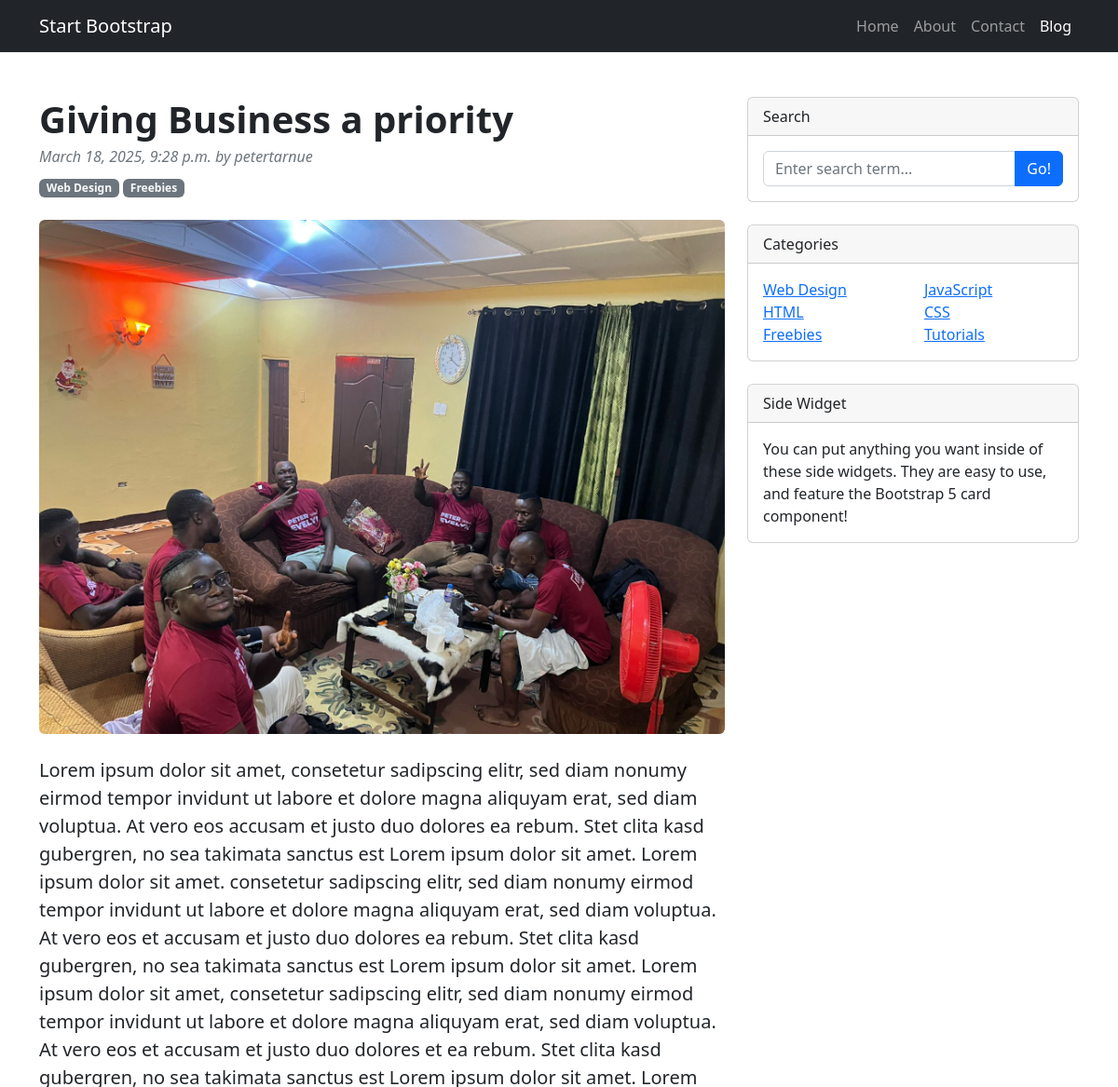
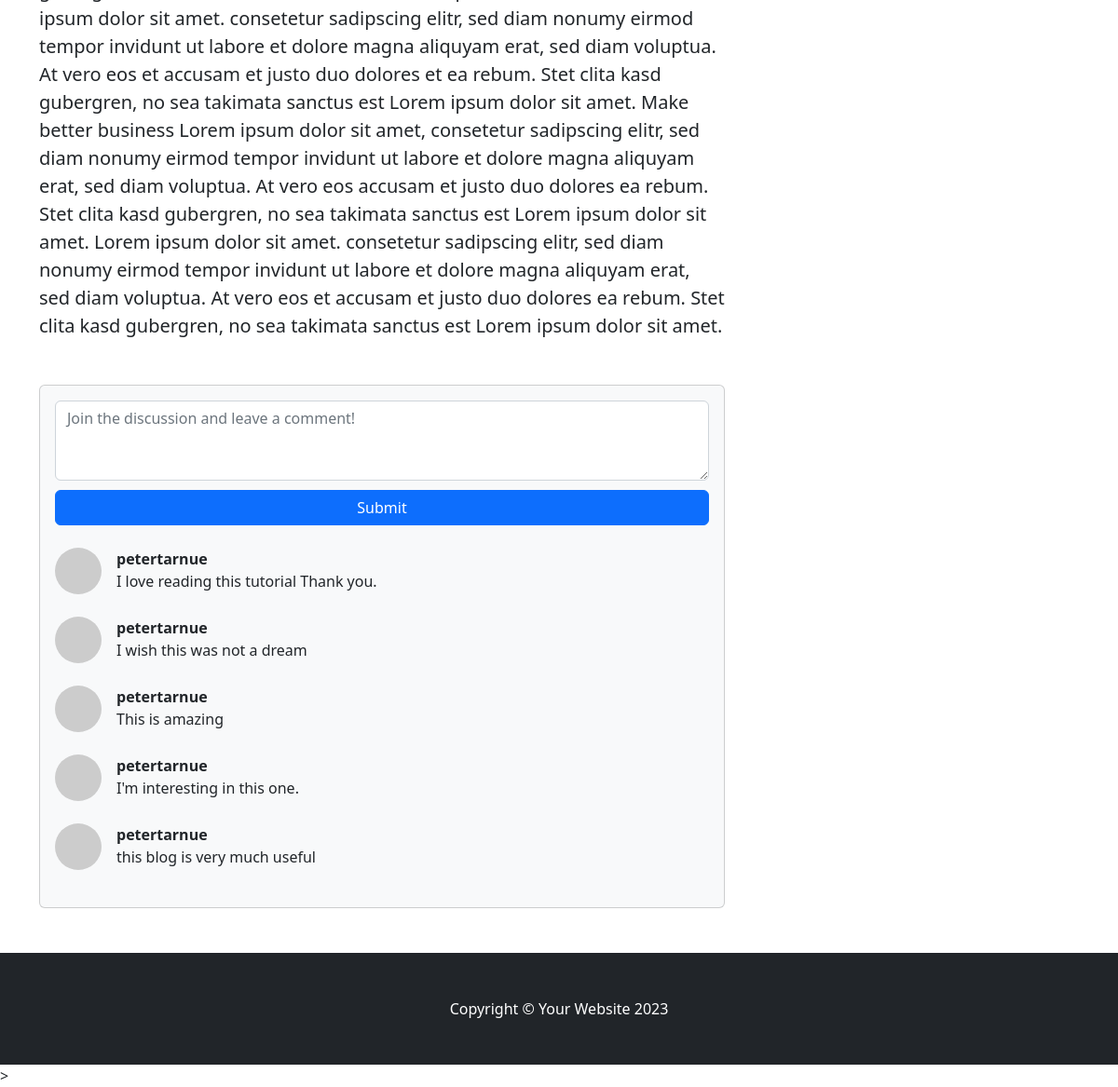
The page /read-detail/giving-business-a-priority/ (signed in) on the database its author committed (2 pictures, top to bottom).
### blockApp/models.py (models this page shows, shortened)
class Post(models.Model):
    title = models.CharField(max_length=200)
    body = models.TextField()
    date_created = models.DateTimeField(auto_now_add=True)
    updated_at = models.DateTimeField(auto_now=True)
    image = models.ImageField(upload_to='image')
    trending = models.BooleanField(default=False)
    writer = models.ForeignKey(User, on_delete=SET_NULL, null=True, blank=True)
    slug = models.SlugField(default='slug')

class Comment(models.Model):
    post = models.ForeignKey(Post, on_delete=models.CASCADE)
    body = models.TextField()

### blockApp/views.py (the view)
# urls.py: path('read-detail/<str:slug>/', views.read_detail, name='read-detail'),
def read_detail(request, slug):
    post = Post.objects.get(slug=slug)
    comments = post.comment_set.all()
    form = CommentForm()
    new_comment = None
    if request.method == "POST":
        form = CommentForm(request.POST)
        new_comment = form.save(commit=False)
        new_comment.post = post
        new_comment.save()
        return HttpResponseRedirect(reverse("read-detail", kwargs={"slug": slug }))
    context_d = {'post': post, 'comments':comments, 'form':form}
    return render(request, 'blog-app/post-detail.html', context_d)

### blockApp/forms.py
class CommentForm(forms.ModelForm):
    body = forms.CharField(
        max_length=500,
        widget=forms.Textarea(attrs={'class': 'form-control', "rows": 3, "placeholder": "Join the discussion and leave a comment!"})
    )
    class Meta:
        model = Comment
        fields = ['body',]

### blockApp/templates/blog-app/post-detail.html (shortened to what this page needs)
{% extends "blog-app/base.html" %}
{% load static %}
    {% block content %}
        <div class="container mt-5">
            <div class="row">
                <div class="col-lg-8">
                    <article>
                        <header class="mb-4">
                            <h1 class="fw-bolder mb-1">{{ post.title }}</h1>
                            <div class="text-muted fst-italic mb-2">{{ post.date_created }} by {{ post.writer }}</div>
                            <a class="badge bg-secondary text-decoration-none link-light" href="#!">Web Design</a>
                            <a class="badge bg-secondary text-decoration-none link-light" href="#!">Freebies</a>
                        </header>
                        <figure class="mb-4"><img class="img-fluid rounded" src="{{ post.image.url }}" alt="..." /></figure>
                        <section class="mb-5">
                            <p class="fs-5 mb-4">
                                {{ post.body }}
                            </p>
                        </section>
                    </article>
                    <section class="mb-5">
                        <div class="card bg-light">
                            <div class="card-body">
                                <form class="mb-4" method="POST">
                                    {{ form.body }}
                                    <button class="btn btn-primary" type="submit" value="submit" style="width: 100%; margin-top: 10px;" align="center">Submit</button>
                                </form>
                                {% for comment in comments  %}
                                <div class="d-flex mb-4">
                                        <div class="flex-shrink-0"><img class="rounded-circle" src="https://dummyimage.com/50x50/ced4da/6c757d.jpg" alt="..." /></div>
                                        <div class="ms-3">
                                            <div class="fw-bold">{{ request.user }} </div>
                                            {{ comment.body }}
                                        </div>
                                </div>
                                {% endfor %}
                            </div>
                        </div>
                    </section>
                </div>
                <div class="col-lg-4">
                    <div class="card mb-4">
                        <div class="card-header">Search</div>
                        <div class="card-body">
                            <div class="input-group">
                                <input class="form-control" type="text" placeholder="Enter search term..." aria-label="Enter search term..." aria-describedby="button-search" />
                                <button class="btn btn-primary" id="button-search" type="button">Go!</button>
                            </div>
                        </div>
                    </div>
                    <div class="card mb-4">
                        <div class="card-header">Categories</div>
                        <div class="card-body">
                            <div class="row">
                                <div class="col-sm-6">
                                    <ul class="list-unstyled mb-0">
                                        <li><a href="#!">Web Design</a></li>
                                        <li><a href="#!">HTML</a></li>
                                        <li><a href="#!">Freebies</a></li>
                                    </ul>
                                </div>
                                <div class="col-sm-6">
                                    <ul class="list-unstyled mb-0">
                                        <li><a href="#!">JavaScript</a></li>
                                        <li><a href="#!">CSS</a></li>
                                        <li><a href="#!">Tutorials</a></li>
                                    </ul>
                                </div>
                            </div>
                        </div>
                    </div>
                    <div class="card mb-4">
                        <div class="card-header">Side Widget</div>
                        <div class="card-body">You can put anything you want inside of these side widgets. They are easy to use, and feature the Bootstrap 5 card component!</div>
                    </div>
                </div>
            </div>
        </div>
    {% endblock content %}

### rows shown on the page
Post: title "Giving Business a priority", date_created "March 18, 2025, 9:28 p.m.", writer "petertarnue", image (picture), body "Lorem ipsum dolor sit amet, consetetur sadipscing elitr, sed diam nonumy eirmod tempor invidunt ut labore et dolore magna aliquyam erat, sed diam voluptua. At vero eos accusam et justo duo dolores ea rebum. Stet clita kasd gubergren, no sea takimata sanctus est Lorem ipsum dolor sit amet. Lorem ipsum dolor sit amet. consetetur sadipscing elitr, sed diam nonumy eirmod tempor invidunt ut labore et dolore magna aliquyam erat, sed diam voluptua. At vero eos et accusam et justo duo dolores ea rebum. Stet clita kasd gubergren, no sea takimata sanctus est Lorem ipsum dolor sit amet. Lorem ipsum dolor sit amet, consetetur sadipscing elitr, sed diam nonumy eirmod tempor invidunt ut labore et dolore…"
Comment: body "I love reading this tutorial Thank you."
Comment: body "I wish this was not a dream"
Comment: body "This is amazing"
Comment: body "I'm interesting in this one."
Comment: body "this blog is very much useful"

### other values the page prints
{{ request.user }} "petertarnue"
